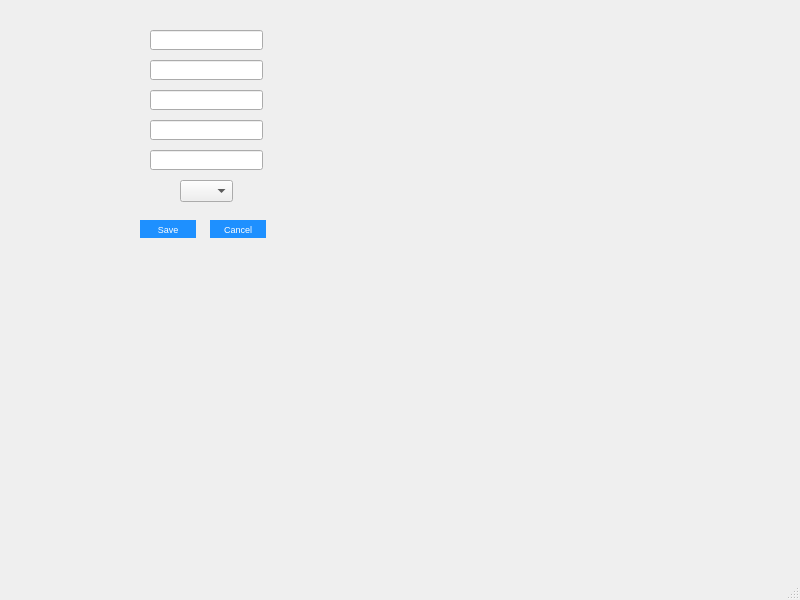
<?xml version="1.0" encoding="UTF-8"?>
<ui version="4.0">
 <class>EditQuestionWindow</class>
 <widget class="QMainWindow" name="EditQuestionWindow">
  <property name="geometry">
   <rect>
    <x>0</x>
    <y>0</y>
    <width>800</width>
    <height>600</height>
   </rect>
  </property>
  <property name="windowTitle">
   <string>MainWindow</string>
  </property>
  <widget class="QWidget" name="centralwidget">
   <widget class="QLineEdit" name="lineQuestion">
    <property name="geometry">
     <rect>
      <x>150</x>
      <y>30</y>
      <width>113</width>
      <height>20</height>
     </rect>
    </property>
   </widget>
   <widget class="QLineEdit" name="optA">
    <property name="geometry">
     <rect>
      <x>150</x>
      <y>60</y>
      <width>113</width>
      <height>20</height>
     </rect>
    </property>
   </widget>
   <widget class="QLineEdit" name="optB">
    <property name="geometry">
     <rect>
      <x>150</x>
      <y>90</y>
      <width>113</width>
      <height>20</height>
     </rect>
    </property>
   </widget>
   <widget class="QLineEdit" name="optC">
    <property name="geometry">
     <rect>
      <x>150</x>
      <y>120</y>
      <width>113</width>
      <height>20</height>
     </rect>
    </property>
   </widget>
   <widget class="QLineEdit" name="optD">
    <property name="geometry">
     <rect>
      <x>150</x>
      <y>150</y>
      <width>113</width>
      <height>20</height>
     </rect>
    </property>
   </widget>
   <widget class="QComboBox" name="comboCorrect">
    <property name="geometry">
     <rect>
      <x>180</x>
      <y>180</y>
      <width>53</width>
      <height>22</height>
     </rect>
    </property>
   </widget>
   <widget class="QPushButton" name="btnSave">
    <property name="geometry">
     <rect>
      <x>140</x>
      <y>220</y>
      <width>56</width>
      <height>18</height>
     </rect>
    </property>
    <property name="styleSheet">
     <string notr="true">QPushButton {
    background-color: #1E90FF;  
    color: white;                
    font-size: 9px;
    border-radius: 10px;
    padding: 2px 2px;
}

QPushButton:hover {
    background-color: #187bcd;   
}</string>
    </property>
    <property name="text">
     <string>Save</string>
    </property>
   </widget>
   <widget class="QPushButton" name="btnCancel">
    <property name="geometry">
     <rect>
      <x>210</x>
      <y>220</y>
      <width>56</width>
      <height>18</height>
     </rect>
    </property>
    <property name="styleSheet">
     <string notr="true">QPushButton {
    background-color: #1E90FF;  
    color: white;                
    font-size: 9px;
    border-radius: 10px;
    padding: 2px 2px;
}

QPushButton:hover {
    background-color: #187bcd;   
}</string>
    </property>
    <property name="text">
     <string>Cancel</string>
    </property>
   </widget>
  </widget>
  <widget class="QMenuBar" name="menubar">
   <property name="geometry">
    <rect>
     <x>0</x>
     <y>0</y>
     <width>800</width>
     <height>18</height>
    </rect>
   </property>
  </widget>
  <widget class="QStatusBar" name="statusbar"/>
 </widget>
 <resources/>
 <connections/>
</ui>
